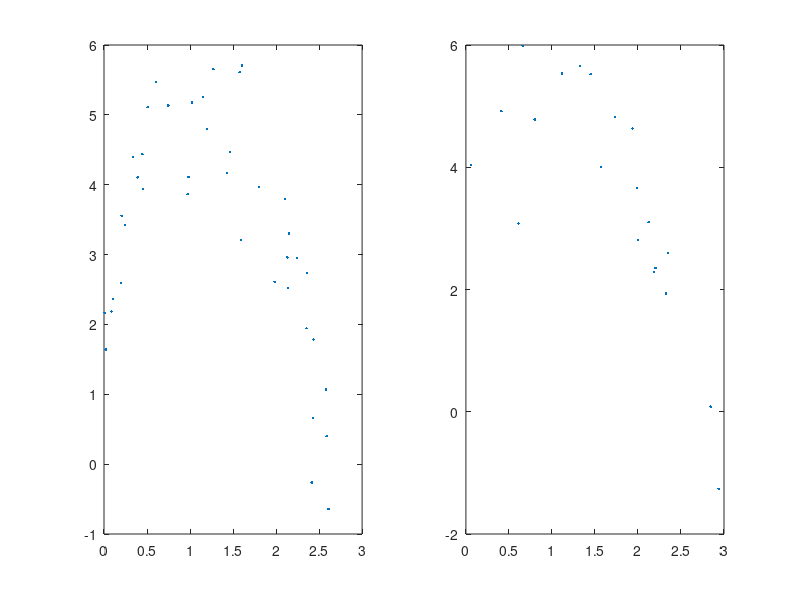

Here is the MATLAB script that generated this plot: (Note: this script raises an error after producing the figure.)
%% 1a: plot *tr and *te on two graphs
load('A2')

subplot(1,2,1)
plot(xtr, ytr, '.')
hold on
subplot(1,2,2)
plot(xte,yte,'.')
hold on

%% 1b: polyfit
range = [0,3];
[p,S]= polyfit(xtr, ytr, 1);
p
sym t;
f1 = @(t) p(1)*t+p(2);
subplot(1,2,1)
fplot(f1, range);
hold on

m = numel(xtr);
me = numel(xte);
n = numel(p);
trerr = [];
teerr = [];
err = 0;
for i = 1:1:m
    err = err+(f1(xtr(i))-ytr(i))^2;
end
err = err/m
trerr = [trerr; err];

%% 1c: plot with xtr and ytr
subplot(1,2,2)
fplot(f1, range);
err = 0;
for i = 1:1:me
    err = err+(f1(xte(i))-yte(i))^2;
end
err = err/me
teerr = [teerr; err];
hold on

%% 1d: add a column vector and use linear regression formula
one = ones(size(xtr));
X = [xtr one];
reg = inv(mtimes(X', X))*X'*ytr;
% yes, reg is the same as p

%% 1e third order polynomial regression
[p, S] = polyfit(xtr, ytr, 3);
p
sym t;
f2 = @(t) p(1)*t^3+p(2)*t^2+p(3)*t+p(4);
subplot(1, 2, 1)
fplot(f2, range);
hold on
err = 0;
for i=1:1:m
    err = err+(f2(xtr(i))-ytr(i))^2;
end
err = err/m
trerr = [trerr; err];

subplot(1,2,2)
fplot(f2, range)
err = 0;
for i=1:1:me
    err = err+(f2(xte(i))-yte(i))^2;
end
err = err/me
teerr = [teerr; err];
hold on
% yes the error is smaller and it is a better fit

%% 1f 10th order regression
[p, S] = polyfit(xtr, ytr, 10);
p
sym t;
f3 = @(t) p(1)*t^10+p(2)*t^9+p(3)*t^8+p(4)*t^7+p(5)*t^6+p(6)*t^5+p(7)*t^4+p(8)*t^3+p(9)*t^2+p(10)*t+p(11);
subplot(1, 2, 1)
fplot(f3, range);
hold on
err = 0;
for i = 1:1:m
    err = err+(f3(xtr(i))-ytr(i))^2;
end
err = err/m
trerr = [trerr; err];

subplot(1,2,2)
fplot(f3, range)
err = 0;
for i = 1:1:me
    err = err+(f3(xte(i))-yte(i))^2;
end
err = err/me
teerr = [teerr; err];
% No it is not a better fit comparing to third order regression.

%% error comparison
% This is just a table for me to examine the difference among errors more
% easily
errors = table(trerr, teerr)
